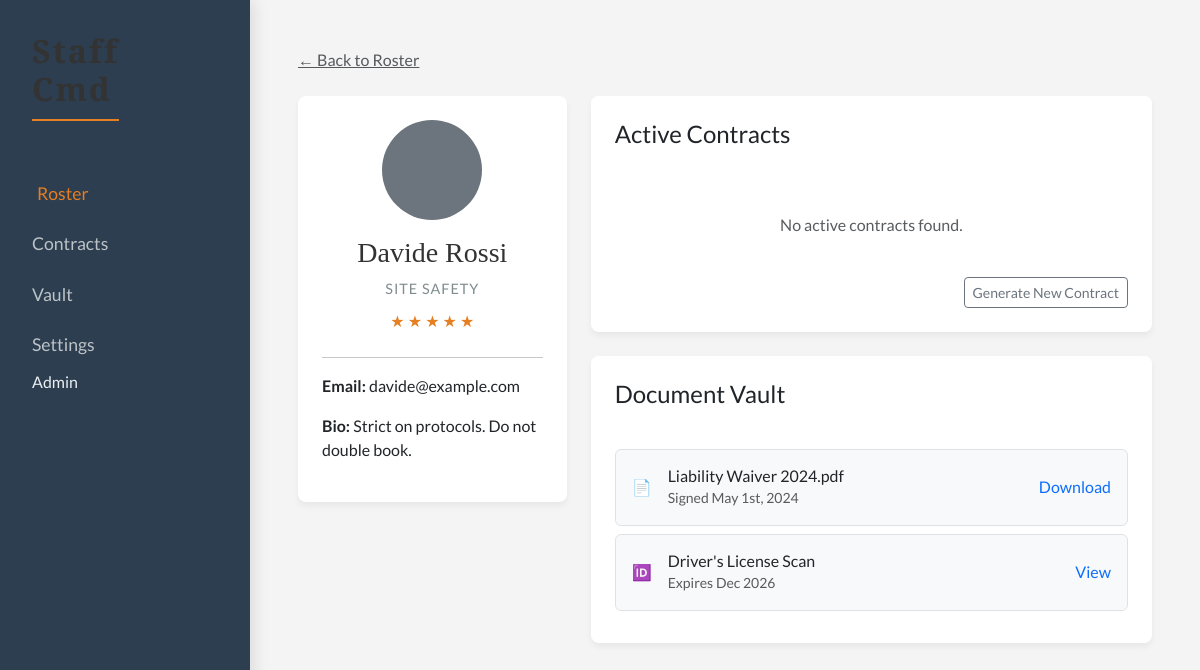
/worker/3, run on the app's committed database.
### tables this page shows
CREATE TABLE workers (
    id INTEGER PRIMARY KEY AUTOINCREMENT,
    name TEXT NOT NULL,
    role TEXT NOT NULL,
    tags TEXT,
    rating INTEGER DEFAULT 5,
    email TEXT,
    phone TEXT,
    bio TEXT,
    image_url TEXT
);

### app.py (the view)
@app.route('/worker/<int:worker_id>')
def worker_detail(worker_id):
    cur = get_db().cursor()
    cur.execute("SELECT * FROM workers WHERE id = ?", (worker_id,))
    worker = cur.fetchone()
    cur.execute("SELECT * FROM contracts WHERE worker_id = ?", (worker_id,))
    contracts = cur.fetchall()
    return render_template('worker_detail.html', worker=worker, contracts=contracts)

### app.py (called while the page is built)
def get_db():
    db = getattr(g, '_database', None)
    if db is None:
        db = g._database = sqlite3.connect(DATABASE)
        db.row_factory = sqlite3.Row
    return db

@app.teardown_appcontext
def close_connection(exception):
    db = getattr(g, '_database', None)
    if db is not None:
        db.close()

### templates/worker_detail.html
{% extends 'base.html' %}
{% block content %}
<div class="mb-4">
    <a href="{{ url_for('dashboard') }}" class="text-muted">&larr; Back to Roster</a>
</div>
<div class="row">
    <div class="col-md-4">
        <div class="card card-custom">
            <div class="card-body text-center">
                <div class="bg-secondary rounded-circle mx-auto mb-3" style="width: 100px; height: 100px;"></div>
                <h3>{{ worker['name'] }}</h3>
                <p class="worker-role">{{ worker['role'] }}</p>
                <div class="mb-4">
                    {% for i in range(worker['rating']) %}
                        <span style="color: var(--accent);">★</span>
                    {% endfor %}
                </div>
                <hr>
                <div class="text-start">
                    <p><strong>Email:</strong> {{ worker['email'] }}</p>
                    <p><strong>Bio:</strong> {{ worker['bio'] }}</p>
                </div>
            </div>
        </div>
    </div>
    <div class="col-md-8">
        <div class="card card-custom mb-4">
            <div class="card-header bg-white border-0 pt-4 px-4">
                <h4>Active Contracts</h4>
            </div>
            <div class="card-body">
                {% if contracts %}
                    <div class="list-group list-group-flush">
                        {% for contract in contracts %}
                        <div class="list-group-item d-flex justify-content-between align-items-center py-3">
                            <div>
                                <h6 class="mb-0">{{ contract['title'] }}</h6>
                                <small class="text-muted">Started: {{ contract['start_date'] }}</small>
                            </div>
                            <div class="text-end">
                                <span class="d-block fw-bold">{{ contract['rate'] }}</span>
                                <span class="badge bg-success rounded-pill">{{ contract['status'] }}</span>
                            </div>
                        </div>
                        {% endfor %}
                    </div>
                {% else %}
                    <p class="text-muted text-center py-4">No active contracts found.</p>
                {% endif %}
                <div class="mt-3 text-end">
                    <button class="btn btn-outline-secondary btn-sm">Generate New Contract</button>
                </div>
            </div>
        </div>
        <div class="card card-custom">
            <div class="card-header bg-white border-0 pt-4 px-4">
                <h4>Document Vault</h4>
            </div>
            <div class="card-body">
                <div class="d-flex align-items-center p-3 border rounded mb-2 bg-light">
                    <span class="me-3">📄</span>
                    <div class="flex-grow-1">
                        <h6 class="mb-0">Liability Waiver 2024.pdf</h6>
                        <small class="text-muted">Signed May 1st, 2024</small>
                    </div>
                    <a href="#" class="text-decoration-none">Download</a>
                </div>
                 <div class="d-flex align-items-center p-3 border rounded mb-2 bg-light">
                    <span class="me-3">🆔</span>
                    <div class="flex-grow-1">
                        <h6 class="mb-0">Driver's License Scan</h6>
                        <small class="text-muted">Expires Dec 2026</small>
                    </div>
                    <a href="#" class="text-decoration-none">View</a>
                </div>
            </div>
        </div>
    </div>
</div>
{% endblock %}

### static/css/style.css (style rules this page uses)
:root { --bg-color: #f4f4f4; --sidebar-bg: #2c3e50; --text-primary: #333; --accent: #e67e22; --card-bg: #ffffff; --font-heading: 'Cinzel', serif; --font-body: 'Lato', sans-serif; }
body { background-color: var(--bg-color); font-family: var(--font-body); display: flex; min-height: 100vh; margin: 0; overflow-x: hidden; }
h1, h2, h3 { font-family: var(--font-heading); color: var(--text-primary); }
.card-custom { background: var(--card-bg); border: none; border-radius: 8px; box-shadow: 0 4px 6px rgba(0,0,0,0.05); transition: transform 0.2s, box-shadow 0.2s; overflow: hidden; }
.card-body { padding: 1.5rem; }
.worker-role { color: #7f8c8d; font-size: 0.9rem; text-transform: uppercase; letter-spacing: 1px; margin-bottom: 10px; }

### data on the page
workers: name "Davide Rossi", role "SITE SAFETY", rating 5 (drawn), email "davide@example.com", bio "Strict on protocols. Do not double book."
